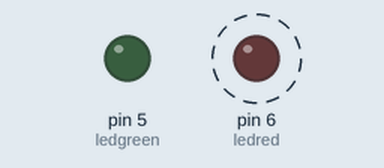
Bench run of a sketch on a simulated Arduino Uno, built with avr-gcc and run on an emulated ATmega328P. Parts: output pins drawn as LEDs (lit = HIGH). Dashed ring = blinking. What the sketch prints to the serial monitor is not drawn.

Above: at 0.05 s.
Timing chart, 0 to 6.0 s (numbered marks = the images above):
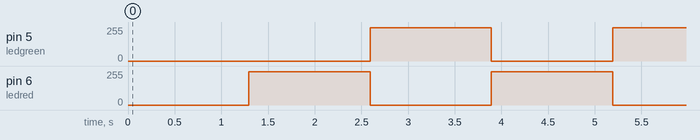

The sketch:

variable_blink.ino
```cpp
int duration=5,ledred=6,ledgreen=5,voltage=0;
void setup() {
  pinMode(ledred,OUTPUT);
  Serial.begin(9600);
}

void loop() {
  for (voltage=0; voltage<=250;voltage++){
    analogWrite(ledred,voltage);
    analogWrite(ledgreen,250-voltage);
    Serial.println(voltage);
    delay(duration);
  }
  for (voltage=250; voltage>=0;voltage--){
    analogWrite(ledred,voltage);
    analogWrite(ledgreen,250-voltage);
    Serial.println(voltage);
    delay(duration);
  }
}
```

Measured:
- by itself, pin 5 (ledgreen), pin 6 (ledred): alternates 250/255 for 1.3 s and 0/255 for 1.3 s
